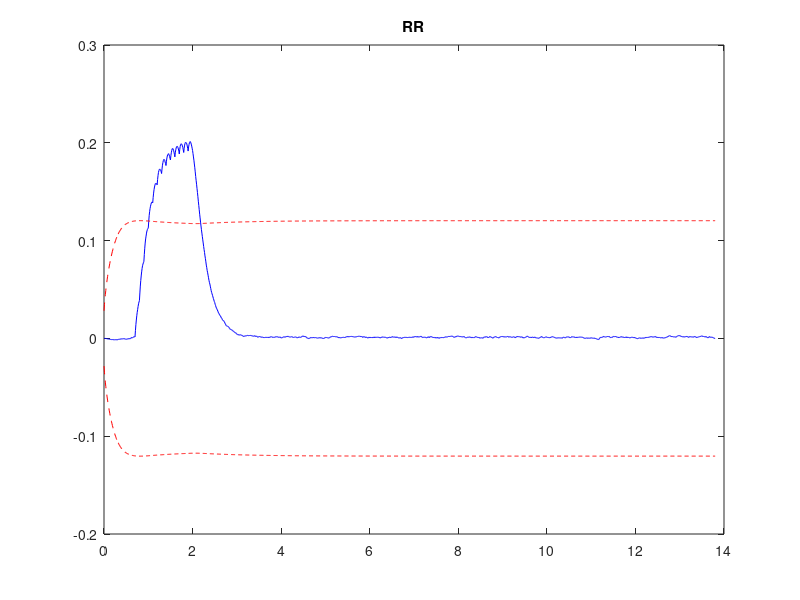
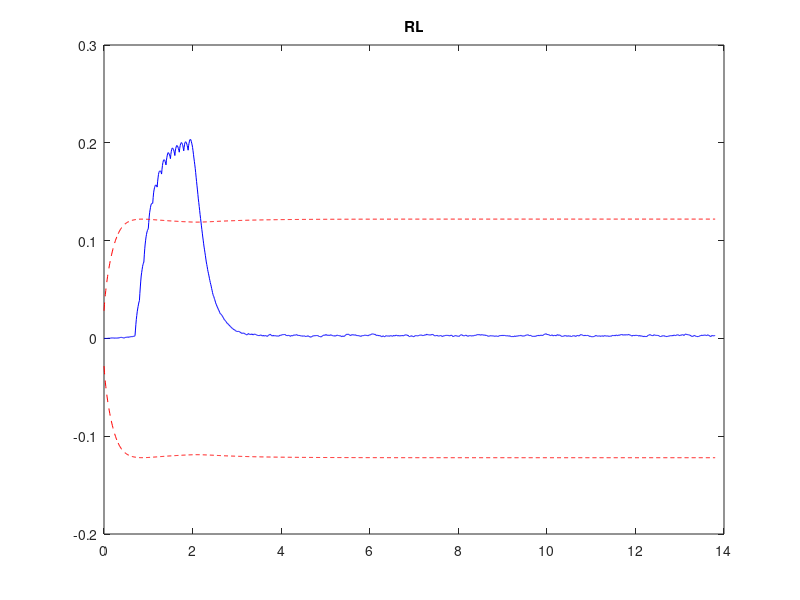
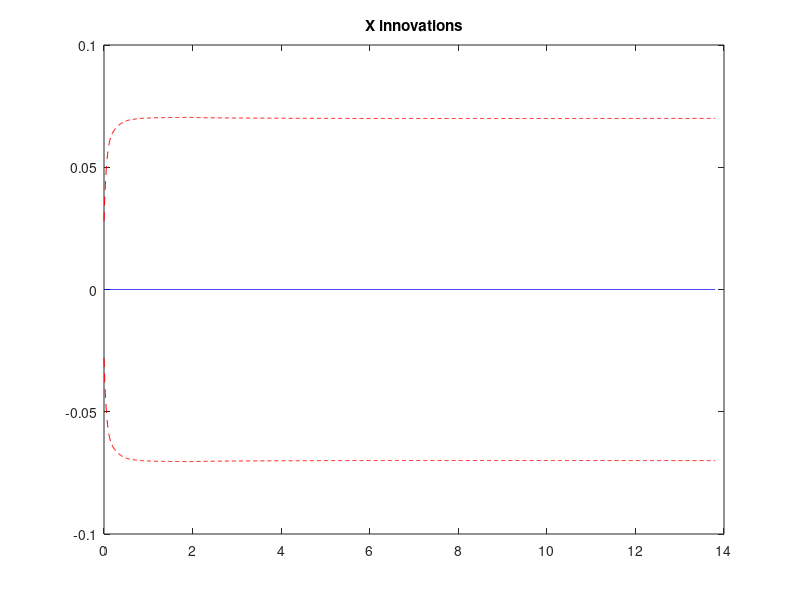
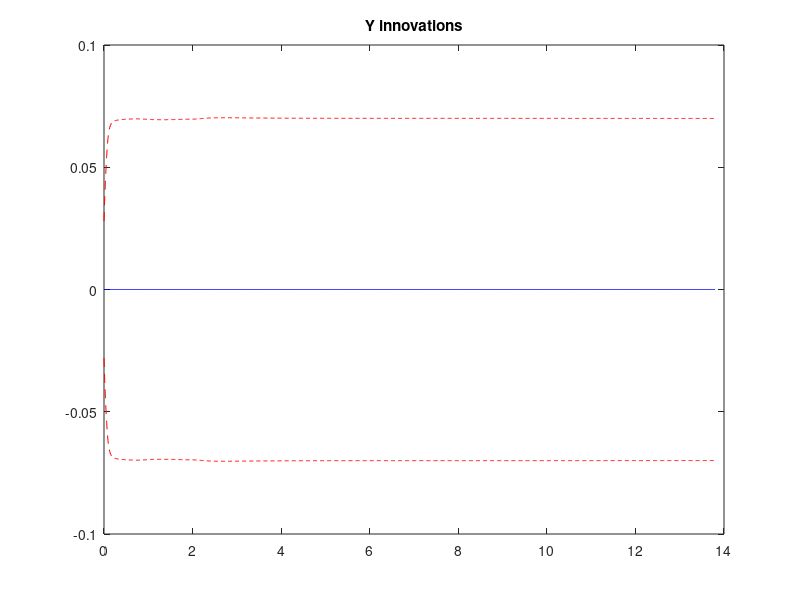

These charts were generated, in order, by the following MATLAB code:
data = load('EKFData');

RR          = 2; 
RL          = 2; 
time        = [data.EKF_tout];
X           = [data.EKF_Xout];
P           = [data.EKF_Pout];
innovations = [data.EKF_Innovations];

figure;
plot(time,RR-X(4,:),'b')
hold on
plot(time,2*sqrt(P(4,:)),'--r')
hold on
plot(time,-2*sqrt(P(4,:)),'--r')
title('RR')

figure;
plot(time,RL-X(5,:),'b')
hold on
plot(time,2*sqrt(P(5,:)),'--r')
hold on
plot(time,-2*sqrt(P(5,:)),'--r')
title('RL')

figure;
plot(time,innovations(1,:),'b')
hold on
plot(time,2*sqrt(P(1,:)),'--r')
hold on
plot(time,-2*sqrt(P(1,:)),'--r')
title('X innovations')

figure;
plot(time,innovations(2,:),'b')
hold on
plot(time,2*sqrt(P(2,:)),'--r')
hold on
plot(time,-2*sqrt(P(2,:)),'--r')
title('Y innovations')

figure;
plot(time,innovations(3,:),'b')
hold on
plot(time,2*sqrt(P(3,:)),'--r')
hold on
plot(time,-2*sqrt(P(3,:)),'--r')
title('Psi innovations')